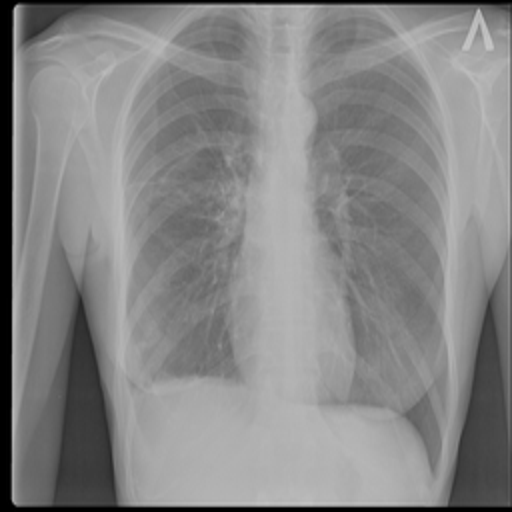
#> input picture Tuberculosis-71.png, 512 x 512 px
$ jupyter execute --allow-errors single_img_trial.ipynb
#> lines starting #> are read from the running program, lines starting #| are printed output that depends on the picture; after the words box and inside, x2 and y2 are one past the last pixel; in counts of white or black regions, pixels touching at a corner belong together
[cell 1]
import numpy as np
from numpy import asarray
import os
from tqdm import tqdm
from PIL import Image
import matplotlib.pyplot as plt

[cell 2]
img_path='Tuberculosis-71.png'

[cell 3]
import cv2
import numpy as np

def highlight_dark_and_light_patches(image_path, save_path):
    # Load the image
#> called with image_path = 'Tuberculosis-71.png', save_path = 'static/highlighted_xray_image.jpg'
    image = cv2.imread(image_path, cv2.IMREAD_GRAYSCALE)
#> image is the input picture: shape (512, 512); min 0, max 198, mean 134.4

    # Check if the image is loaded successfully
    if image is None:
        print("Error: Unable to load the image.")
        return

    # Apply Otsu's thresholding to segment dark and light areas
    _, thresh = cv2.threshold(image, 0, 255, cv2.THRESH_BINARY + cv2.THRESH_OTSU)
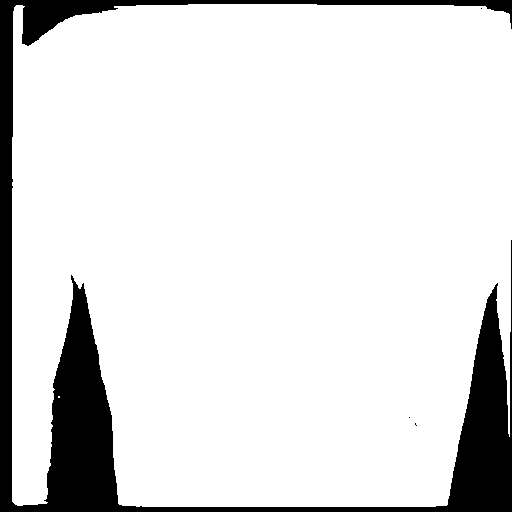
#> thresh: shape (512, 512); 87.7% white; 4 black regions (3 under 20 px), largest, box (x1, y1, x2, y2) and area: (0, 0, 512, 512) 32309

    # Convert the thresholded image to color (3 channels)
    thresh_color = cv2.cvtColor(thresh, cv2.COLOR_GRAY2BGR)

    # Highlight dark areas in dark blue
    dark_mask = cv2.inRange(image, 0, 127)
#> dark_mask: shape (512, 512); 35.6% white; 56 white regions (35 under 20 px), largest, box (x1, y1, x2, y2) and area: (0, 0, 512, 512) 48137, (143, 71, 253, 378) 19183, (313, 70, 439, 344) 17959
    thresh_color[dark_mask != 0] = [139, 0, 0]  # Dark blue

    # Highlight light areas in sky blue
    light_mask = cv2.inRange(image, 127, 255)
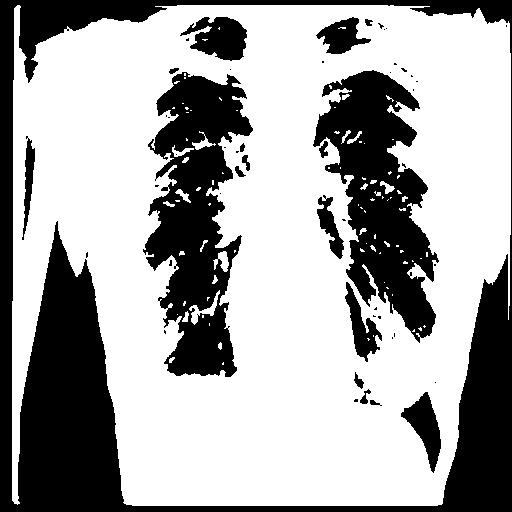
#> light_mask: shape (512, 512); 65.5% white; 51 black regions (33 under 20 px), largest, box (x1, y1, x2, y2) and area: (0, 0, 512, 512) 47741, (143, 72, 253, 377) 18299, (313, 70, 439, 343) 16877
    thresh_color[light_mask != 0] = [135, 206, 235]  # Sky blue

    # Save the highlighted image
    cv2.imwrite(save_path, thresh_color)

    print("Highlighted image saved successfully.")

# Example usage
# img_path = 'chest_xray_image.jpg'  # Provide the path to your chest X-ray image
save_path = 'static/highlighted_xray_image.jpg'  # Provide the path where you want to save the highlighted image
highlight_dark_and_light_patches(img_path, save_path)

[cell 4]
import cv2
import numpy as np

def highlight_dark_and_light_patches(image_path, save_path):
    # Load the image
#> called with image_path = 'Tuberculosis-71.png', save_path = 'static/highlighted_xray_image2.jpg'
    image = cv2.imread(image_path, cv2.IMREAD_GRAYSCALE)

    # Check if the image is loaded successfully
    if image is None:
        print("Error: Unable to load the image.")
        return

    # Define the mask region (assuming a rectangular region)
    mask = np.zeros_like(image)
    height, width = image.shape
#> height = 512; width = 512
    mask[int(0.1*height):int(0.9*height), int(0.1*width):int(0.9*width)] = 255

    # Apply the mask to the image
    masked_image = cv2.bitwise_and(image, mask)
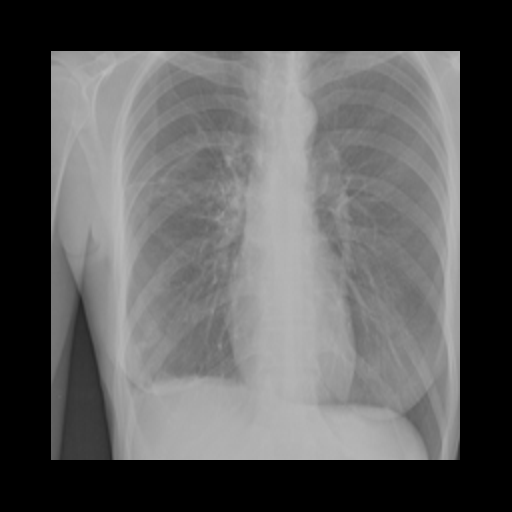
#> masked_image: shape (512, 512); min 0, max 187, mean 90.7

    # Apply Otsu's thresholding to segment dark and light areas
    _, thresh = cv2.threshold(masked_image, 0, 255, cv2.THRESH_BINARY + cv2.THRESH_OTSU)
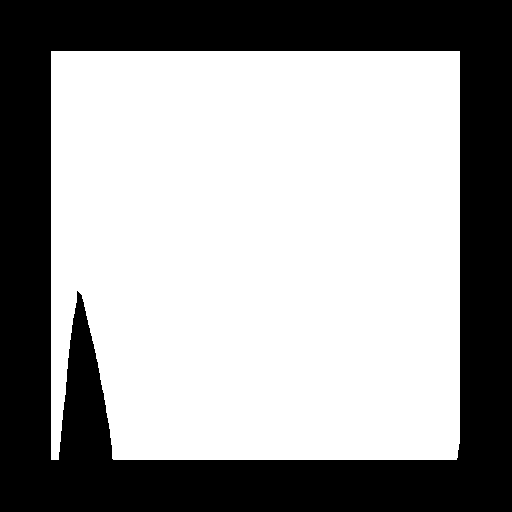
#> thresh: shape (512, 512); 61.8% white; 1 black region, box (x1, y1, x2, y2) and area: (0, 0, 512, 512) 100211

    # Convert the thresholded image to color (3 channels)
    thresh_color = cv2.cvtColor(thresh, cv2.COLOR_GRAY2BGR)

    # Highlight dark areas in dark blue
    dark_mask = cv2.inRange(masked_image, 0, 127)
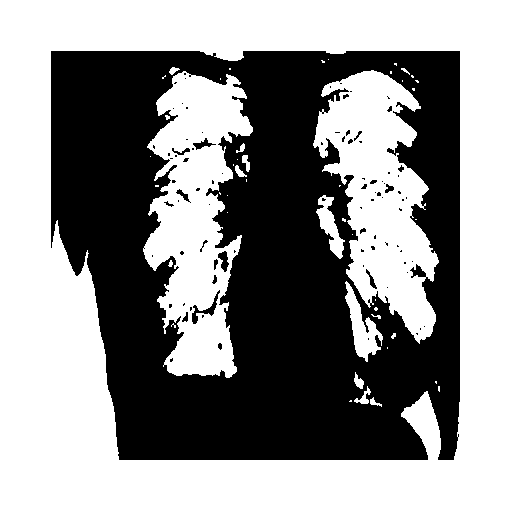
#> dark_mask: shape (512, 512); 56.3% white; 89 black regions (71 under 20 px), largest, box (x1, y1, x2, y2) and area: (51, 51, 460, 460) 113240, (192, 290, 220, 324) 211, (218, 251, 229, 272) 130
    thresh_color[dark_mask != 0] = [139, 0, 0]  # Dark blue
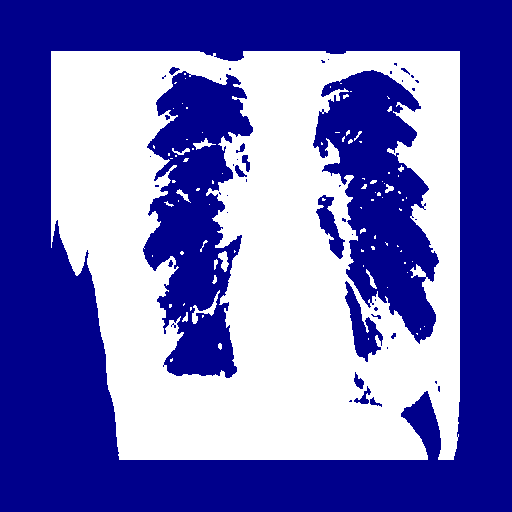
#> thresh_color: shape (512, 512, 3); mean B, G, R 189.7, 111.4, 111.4

    # Highlight light areas in sky blue
    light_mask = cv2.inRange(masked_image, 127, 255)
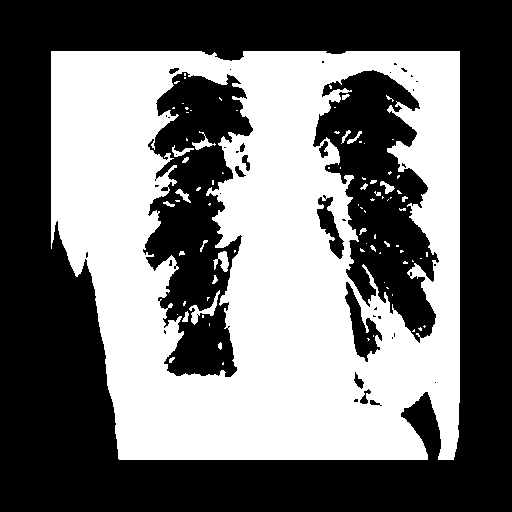
#> light_mask: shape (512, 512); 44.6% white; 87 white regions (63 under 20 px), largest, box (x1, y1, x2, y2) and area: (51, 51, 460, 460) 115204, (189, 290, 220, 325) 268, (213, 251, 229, 272) 182
    thresh_color[light_mask != 0] = [135, 206, 235]  # Sky blue
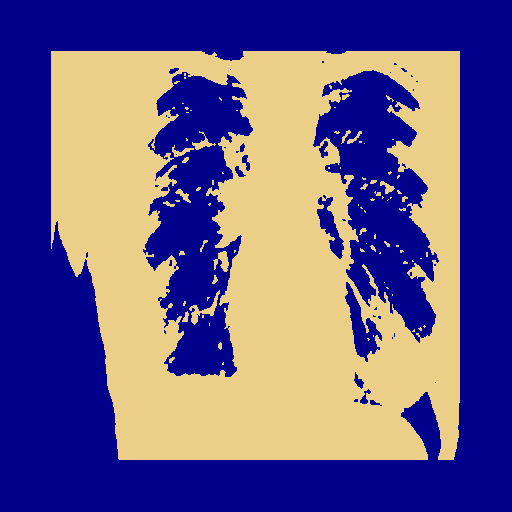
#> thresh_color: shape (512, 512, 3); mean B, G, R 137.2, 91.9, 104.9

    # Save the highlighted image
    cv2.imwrite(save_path, thresh_color)

    print("Highlighted image saved successfully.")

# Example usage
# img_path = 'chest_xray_image.jpg'  # Provide the path to your chest X-ray image
save_path = 'static/highlighted_xray_image2.jpg'  # Provide the path where you want to save the highlighted image
highlight_dark_and_light_patches(img_path, save_path)

[cell 5]
def numpize(image_path,subset: str, img_size=(128, 128), grayscale=False):
    """
    Convert a set of images from a specified subset to NumPy arrays.

    Parameters:
    - subset (str): Specifies the subset of images, e.g., 'Normal' or 'Tuberculosis'.
    - img_size (tuple): Tuple representing the desired size of the images after resizing.
    - grayscale (bool): If True, convert images to grayscale.

    Returns:
    - numpy_array (numpy.ndarray): NumPy array containing the transformed images.
    """
#> called with image_path = 'Tuberculosis-71.png', subset = (128, 128), img_size = (128, 128), grayscale = False
    image = Image.open(image_path)

    # Ensure all images are in the same format
    if grayscale:
        image = image.convert('L')  # Convert to grayscale
    else:
        image = image.convert('RGB')  # Convert to RGB

    # Resize the image to the specified size without padding
    resized_image = image.resize(img_size)
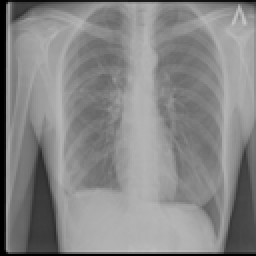
#> resized_image: PIL image 128x128 RGB (shown 2 times larger); min 0, max 197, mean 134.4
    data = np.asarray(resized_image)

    return data / 255.0

[cell 6]
numpize(img_path,(128, 128),grayscale=False)

[cell 7]
def plot_gray_scale_histogram(image, title, bins=100):
    '''
    Plot Gray Scale Histogram of an Image.

    Parameters:
        - image (numpy.ndarray): Grayscale image to plot histogram for.
        - title (str): Title for the histogram.
        - bins (int, optional): Number of bins for the histogram. Default is 100.

    Returns:
        None

    This function generates a histogram for a grayscale image and displays it along with the image.
    '''
#> called with title = 'Histogram of Normal-999.png', bins = 100
    # Display results
    fig, axes = plt.subplots(1, 2, figsize=(15, 6))

    img_and_hist(image, axes, bins)
#> in img_and_hist, `img_cdf, bins = exposure.cumulative_distribution(image, bins)`: img_cdf = 100 values from 0.0292 to 1; bins = 100 values from 0.00388 to 0.773

    mean_value = np.mean(image)
#> mean_value = 134.4
    std_value = np.std(image)
#> std_value = 40.32
    min_value = np.min(image)
#> min_value = 0
    max_value = np.max(image)
#> max_value = 198

    axes[0].set_title('Image\nMean: {:.2f}, Std: {:.2f}, Min: {:.2f}, Max: {:.2f}'.format(
        mean_value, std_value, min_value, max_value), fontsize=12)
    axes[0].set_axis_off()

    y_min, y_max = axes[1].get_ylim()
    axes[1].set_title('Distribution of Pixel Intensities')
    axes[1].set_ylabel('Number of Pixels')
    axes[1].set_yticks(np.linspace(0, y_max, 5))

    plt.suptitle(title, fontsize=14)
    plt.tight_layout()

    plt.savefig('static/histogram_output.png', bbox_inches='tight')
from skimage import img_as_float, exposure
def img_and_hist(image_data, axes, bins=100):
    '''
    Plot an image along with its histogram and cumulative histogram.

    Parameters:
        - image_data (ndarray): Grayscale image data as a numpy array.
        - axes (list): List of axes for displaying the image, histogram, and cumulative histogram.
        - bins (int): Number of bins for the histogram.

    Returns:
        None

    This function displays an image along with its histogram and cumulative histogram. It takes the grayscale image data, a list of axes for plotting, and the number of bins for the histogram.
    '''
    image = img_as_float(image_data)
    ax_img, ax_hist = axes
    ax_cdf = ax_hist.twinx()

    # Display image
    ax_img.imshow(image, cmap=plt.cm.gray)
    ax_img.set_axis_off()

    # Display histogram
    ax_hist.hist(image.ravel(), bins=bins, histtype='step', color='black')
    ax_hist.ticklabel_format(axis='y', style='scientific', scilimits=(0, 0))
    ax_hist.set_xlabel('Pixel Intensity')
    ax_hist.set_yticks([])

    # Display cumulative distribution
    img_cdf, bins = exposure.cumulative_distribution(image, bins)
    ax_cdf.plot(bins, img_cdf, 'r')
    ax_cdf.set_yticks([])

    return

[cell 8]
from skimage import io

# Load the image
image = io.imread(img_path, as_gray=True)

# Call the function to plot the grayscale histogram
plot_gray_scale_histogram(image, "Histogram of Normal-999.png")

# Ensure the plot is fully rendered before saving
plt.tight_layout()

# Save the plot as an image

# Display the plot
plt.show()
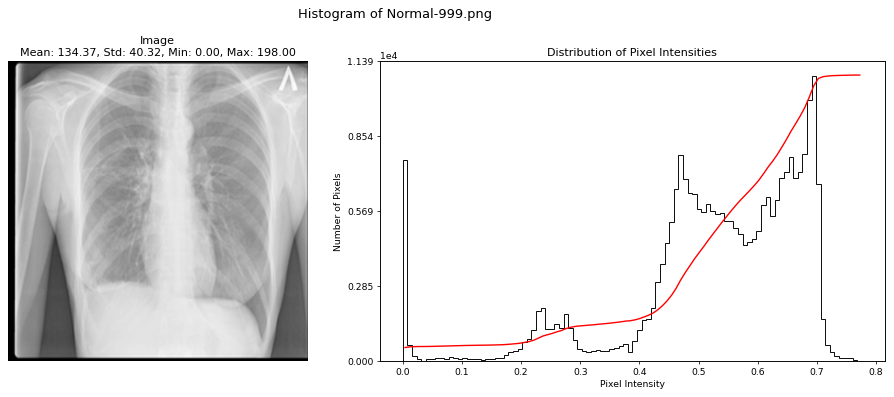
#> figure drawn by matplotlib, 3 panels

[cell 9]
from tensorflow.keras.models import load_model

# Load the saved model
#> (the rest of this cell did not finish here and is left out)

[cell 10]
import numpy as np
from tensorflow.keras.preprocessing import image
# Load an example image for prediction

# img_path = "C:/Users/prasa/Downloads/TB_Chest_Radiography_Database/Tuberculosis/Tuberculosis-95.png"
# "C:\Users\prasa\Downloads\TB_Chest_Radiography_Database\Tuberculosis\Tuberculosis-77.png"
#> (the rest of this cell did not finish here and is left out)

[cell 11]
import numpy as np
from tensorflow.keras.preprocessing import image
import lime
from lime import lime_image
from skimage.segmentation import mark_boundaries
import matplotlib.pyplot as plt

# Load an example image for prediction
img_path = img_path
#> (the rest of this cell did not finish here and is left out)

#> (a cell that did not finish here is left out)

[cell 13]
import tensorflow as tf
import cv2
import numpy as np
import matplotlib.pyplot as plt

# Define a function to compute Grad-CAM for a specific layer
# [35 lines left out: function compute_gradcam_for_layer, not called in this run]

# Load an example image for prediction
  # Path to your image
img = cv2.imread(img_path)
img = cv2.resize(img, (128, 128))  # Adjust the target size based on your model's input shape
img_array = np.expand_dims(img, axis=0) / 255.0  # Normalize the image

# Iterate over each layer and compute Grad-CAM
# model = your_model  # Replace 'your_model' with your actual model
#> (the rest of this cell did not finish here and is left out)

$ run again, with Normal-996.png copied over Tuberculosis-71.png
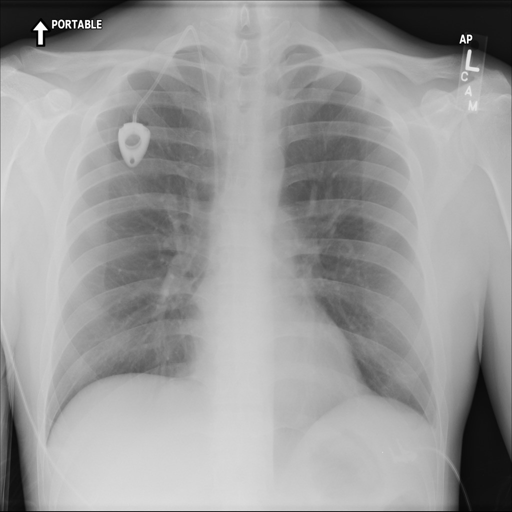
#> input picture Normal-996.png, 512 x 512 px
#> in highlight_dark_and_light_patches, image is the input picture: shape (512, 512); min 0, max 255, mean 155
#> in highlight_dark_and_light_patches, `_, thresh = cv2.threshold(image, 0, 255, cv2.THRESH_BINARY + cv2.THRES..`:
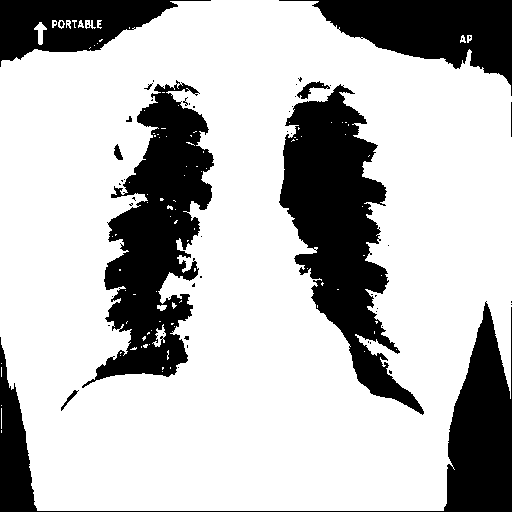
#> thresh: shape (512, 512); 73.4% white; 58 black regions (47 under 20 px), largest, box (x1, y1, x2, y2) and area: (279, 84, 424, 415) 19614, (82, 80, 214, 388) 18532, (0, 301, 512, 512) 13783
#> img_cdf = 100 values from 0.000336 to 1; bins = 100 values from 0.005 to 0.995
#> mean_value = 0.608
#> std_value = 0.193
#> min_value = 0
#> max_value = 1
#> `plt.show()`:
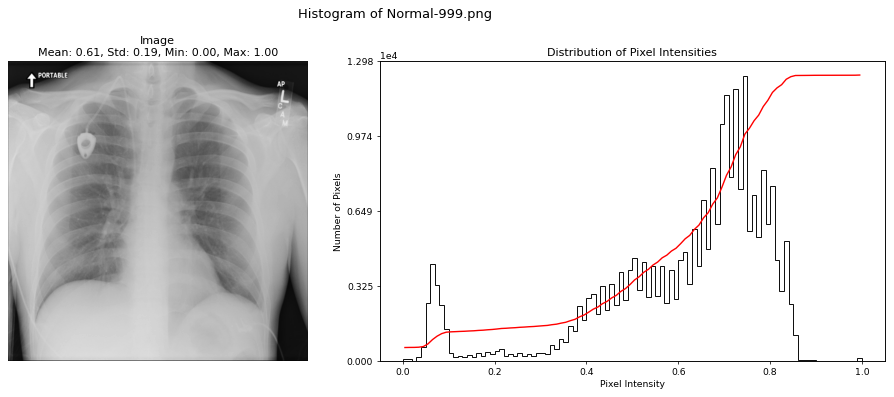
#> figure drawn by matplotlib, 3 panels
